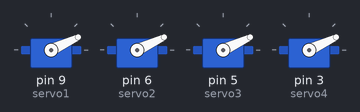
This sketch was run on a simulated Arduino Uno, built with avr-gcc and run on an emulated ATmega328P. On the bench: 4 × servo.

Above: at 0.1 s.
At 1.0 s:
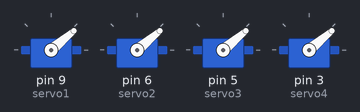
At 1.6 s:
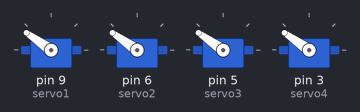
At 2.1 s:
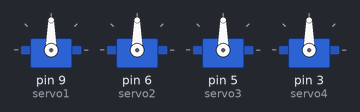
Timing chart, 0 to 3.6 s (numbered marks = the images above):
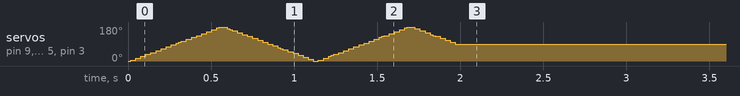

The sketch:

four_servo_motors.ino
```cpp
// C++ code
//
#include <Servo.h>

Servo servo1;
Servo servo2;
Servo servo3;
Servo servo4;

void setup() {
  servo1.attach(9);
  servo2.attach(6);
  servo3.attach(5);
  servo4.attach(3);

  unsigned long startTime = millis();

  // Sweep for 2 seconds
  while (millis() - startTime < 2000) {
    for (int angle = 0; angle <= 180; angle += 5) {
      servo1.write(angle);
      servo2.write(angle);
      servo3.write(angle);
      servo4.write(angle);
      delay(15);

      if (millis() - startTime >= 2000) {
        break;
      }
    }

    for (int angle = 180; angle >= 0; angle -= 5) {
      servo1.write(angle);
      servo2.write(angle);
      servo3.write(angle);
      servo4.write(angle);
      delay(15);

      if (millis() - startTime >= 2000) {
        break;
      }
    }
  }

  // Hold all motors at 90 degrees
  servo1.write(90);
  servo2.write(90);
  servo3.write(90);
  servo4.write(90);
}

void loop() {
  // Nothing here because the task runs once
}
```
